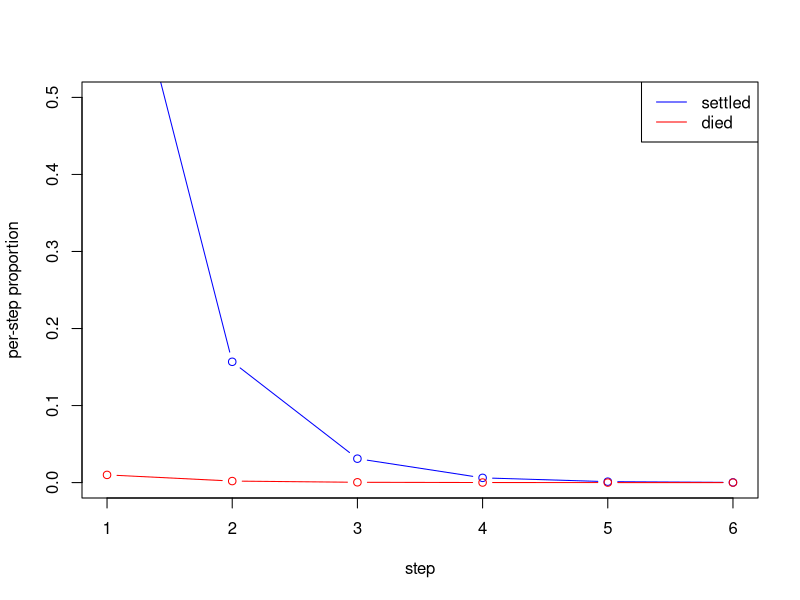
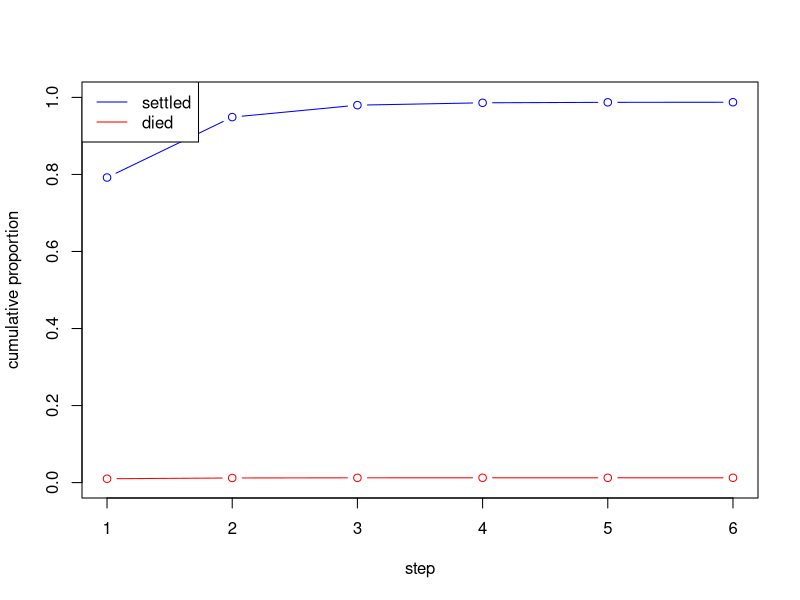

Source code (R) for these figures, in order:
###
# 
# Script to parametrise the RangeShiftR transfer sub-modue CorrRW (correlated random walk)
#
###


# 1.) define function to calculate distribution of settlement and death events per each step

pSteps <- function(pStepMort, pSettle, MaxSteps = 10){

    step <- seq(MaxSteps)
    sett <- rep(0, MaxSteps)
    mort <- rep(0, MaxSteps)

    pNotSettle <- (1-pStepMort) * (1-pSettle)

    sett[step] <- pNotSettle^(step-1) * (1-pStepMort) * pSettle
    mort[step] <- pNotSettle^(step-1) * pStepMort

    normconst <- sum(sett+mort) # normalisation constant
    #sett <- sett / normconst   # normalise

    return(list(dist = cbind(step,  # within/after n-th step:
                             sett,  # proportion of individuals settled 
                             mort), # proportion of individuals dead from step mortality
                mortMaxStep = 1-normconst))
}


# 2.) use function on an example correlated random walk (CorrRW) and plot results

# get step-wise stats
stepstats <- pSteps(pStepMort = 0.01, pSettle = 0.8, MaxSteps = 6)

# plot step-wise stats
plot( stepstats$dist[,'step'], stepstats$dist[,'sett'], type = 'b', col = "blue", ylim = c(0,0.5), xlab = "step", ylab = "per-step proportion" )
lines(stepstats$dist[,'step'], stepstats$dist[,'mort'], type = 'b', col = "red")
legend("topright", legend = c("settled","died"), col = c("blue","red"), lty = 1)

# cumulative proportions:
cum_stepstats <- cbind(step = stepstats$dist[,'step'],
                       cumsum(as.data.frame(stepstats$dist[,2:3])))

# plot cumulatives
plot( cum_stepstats[,'step'], cum_stepstats[,'sett'], type = 'b', col = "blue", ylim = c(0,1), xlab = "step", ylab = "cumulative proportion" )
lines(cum_stepstats[,'step'], cum_stepstats[,'mort'], type = 'b', col = "red")
legend("topleft", legend = c("settled","died"), col = c("blue","red"), lty = 1)


# 3.) get an estimate of expected dispersal distance (assuming constant settlement probability and step mortality)

# CorrRW parameters:
StepLength <- 4000 # given in meters
Rho <- 0.5

# calculate expected number of steps
(E_nsteps <- as.numeric(stepstats$dist[,'step']%*%stepstats$dist[,'sett']))

# estimate expected dispersal distance
(E_dispdist <- sqrt(E_nsteps*(1+Rho*(E_nsteps-1))*StepLength^2))

